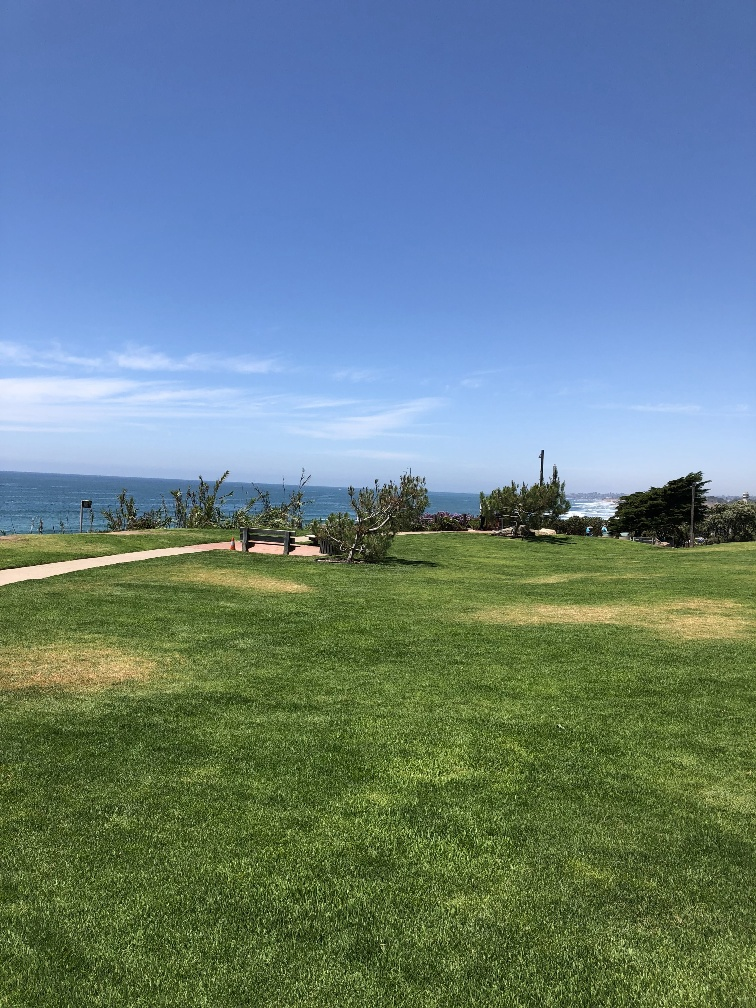
#> input picture Geometric/Images/scene/scene1.jpg, 756 x 1008 px, found by its file name; its folder holds only this picture in this run
$ python panoramalab.py
#> lines starting #> are read from the running program, lines starting #| are printed output that depends on the picture


import cv2
import numpy as np
import matplotlib.pyplot as plt
import os
import matplotlib
matplotlib.rcParams['figure.figsize'] = (10.0, 10.0)
matplotlib.rcParams['image.cmap'] = 'gray'

MAX_FEATURES = 500
GOOD_MATCH_PERCENT = 0.15
keypoints=[]
grayimages = []
images = []

keypoint=[]
dirName = "scene"

imagefiles = [r"Geometric/Images/{}/".format(dirName) + f for f in os.listdir (r"Geometric/Images/"+dirName) if f.endswith(".jpg")]
imagefiles.sort()

destination = "{}_result.png".format(dirName)
plt.figure(figsize=[20,15])
i=1
for filename in imagefiles:
    img = cv2.imread(filename)
#> img is the input picture: shape (1008, 756, 3); mean B, G, R 131.1, 128.6, 103.6
    images.append(img)

orb = cv2.ORB_create(MAX_FEATURES)

for img in images:
    Gray = cv2.cvtColor(img, cv2.COLOR_BGR2GRAY)
    keypoints, descriptors = orb.detectAndCompute(Gray, None)
    im1Keypoints = np.array([])
    im1Keypoints = cv2.drawKeypoints(Gray, keypoints, im1Keypoints, color=(0,0,255),flags=0)

    # plt.imshow(im1Keypoints [:,:,::-1])
    # plt.title("Keypoints obtained from the ORB detector")
    # plt.waitforbuttonpress()


    cv2.imwrite("keypoints.jpg", im1Keypoints)
    keypoint.append(im1Keypoints)
    grayimages.append(Gray)
#> this loop made 1 pass
#> pass 1, `Gray = cv2.cvtColor(img, cv2.COLOR_BGR2GRAY)`:
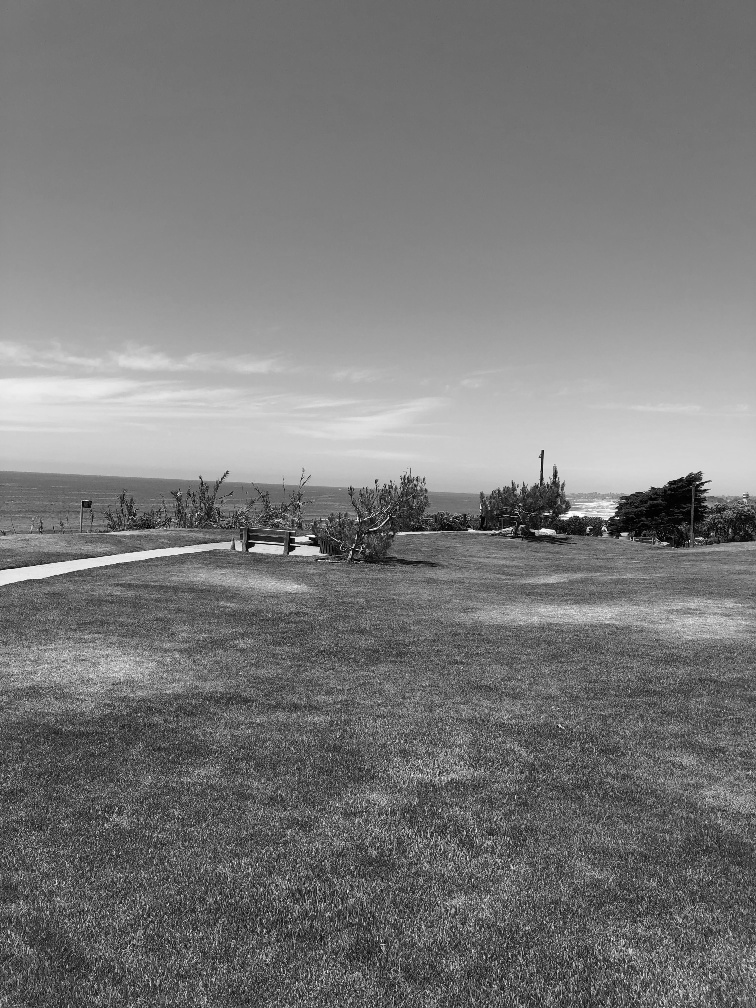
#> Gray: shape (1008, 756); min 0, max 254, mean 121.4
#> after the loop, grayimages = 1 item; keypoint = 1 item

for im in keypoint:
    plt.imshow(im[:,:,::-1])
    plt.title("Keypoints obtained from keypoints detector")
    plt.waitforbuttonpress()
#> this loop made 1 pass
#> pass 1, `plt.waitforbuttonpress()`:
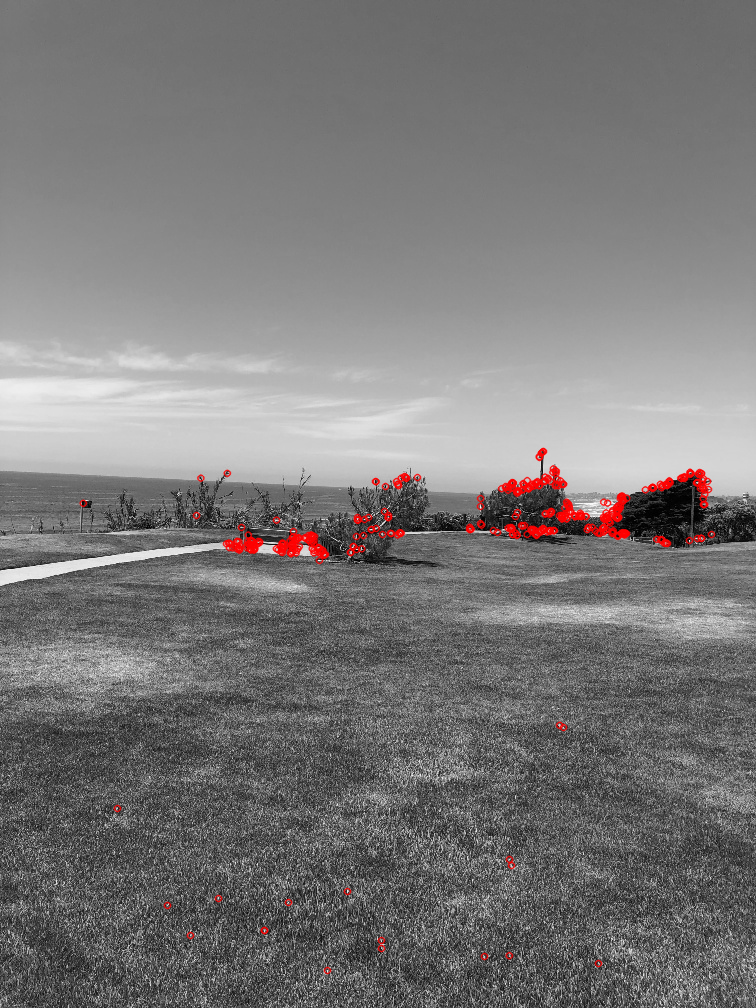
#> shown: shape (1008, 756, 3); mean R, G, B 122.6, 120.6, 120.6

$ run again, on Geometric/Images/scene/scene5.jpg
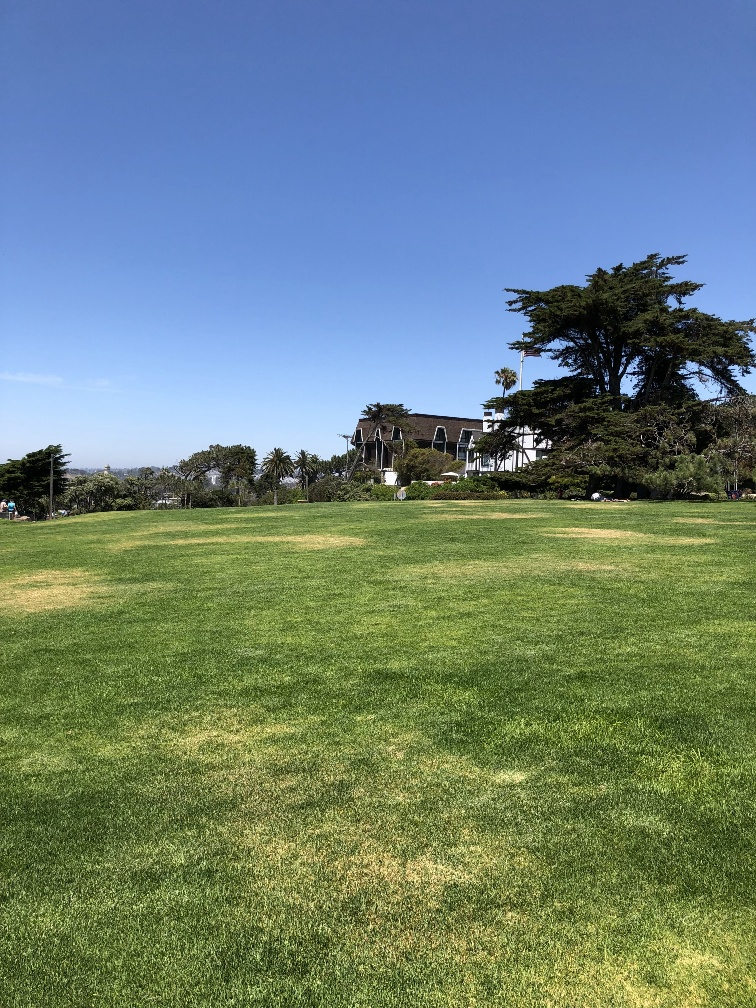
#> input picture Geometric/Images/scene/scene5.jpg, 756 x 1008 px, found by its file name
#> img is the input picture: shape (1008, 756, 3); mean B, G, R 122, 129.9, 108.2
#> the loop `for img in images:` made 1 pass
#> pass 1, `Gray = cv2.cvtColor(img, cv2.COLOR_BGR2GRAY)`:
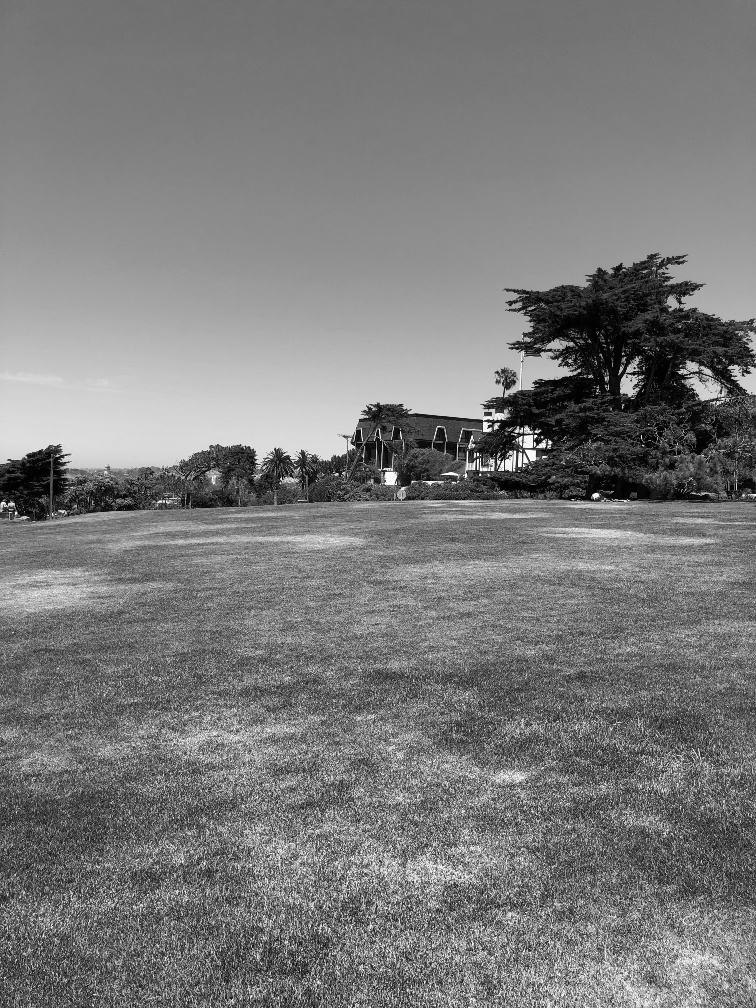
#> Gray: shape (1008, 756); min 0, max 255, mean 122.5
#> after the loop `for img in images:`: grayimages = 1 item
#> the loop `for im in keypoint:` made 1 pass
#> pass 1, `plt.waitforbuttonpress()`:
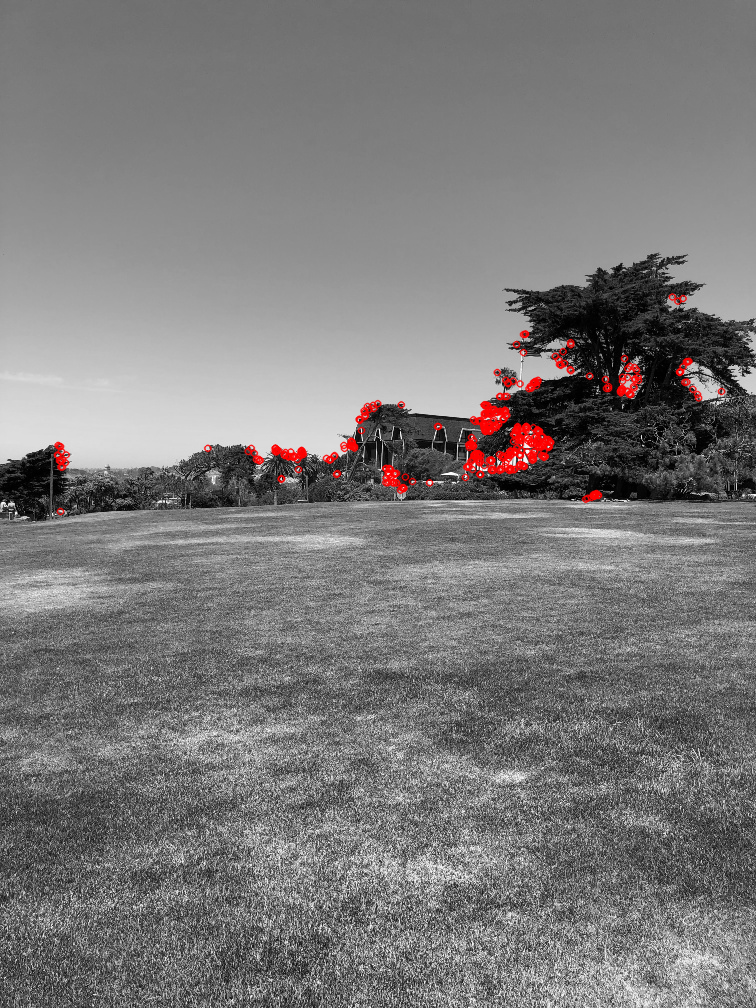
#> shown: shape (1008, 756, 3); mean R, G, B 123.6, 121.6, 121.6

$ run again, on Geometric/Images/scene/scene6.jpg
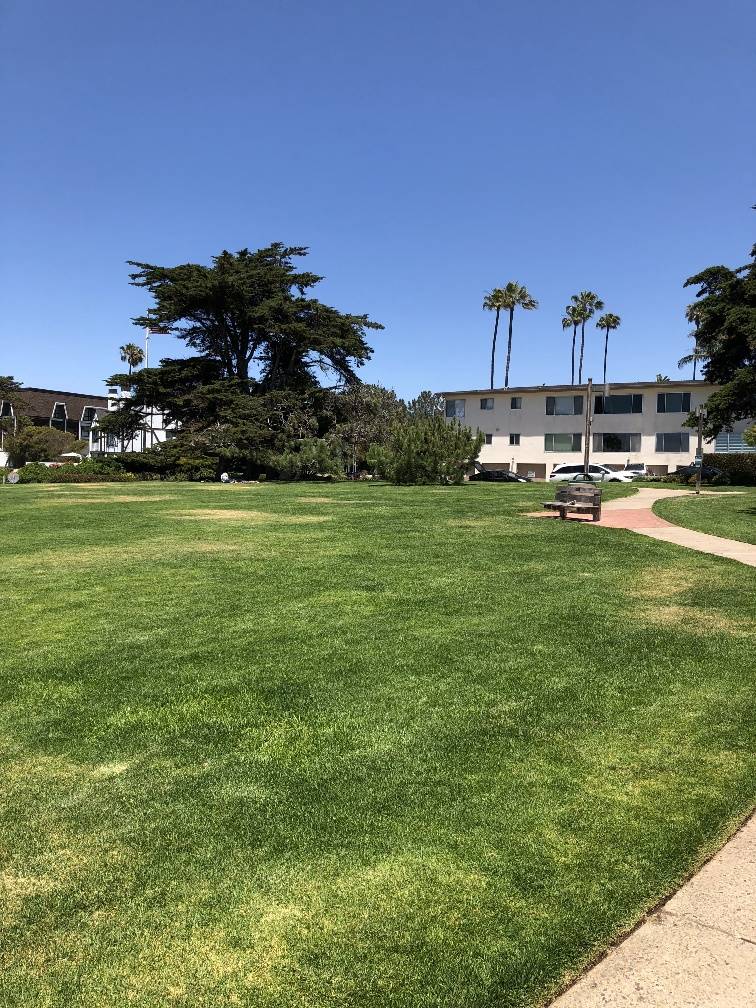
#> input picture Geometric/Images/scene/scene6.jpg, 756 x 1008 px, found by its file name
#> img is the input picture: shape (1008, 756, 3); mean B, G, R 115.9, 127.2, 108.1
#> the loop `for img in images:` made 1 pass
#> pass 1, `Gray = cv2.cvtColor(img, cv2.COLOR_BGR2GRAY)`:
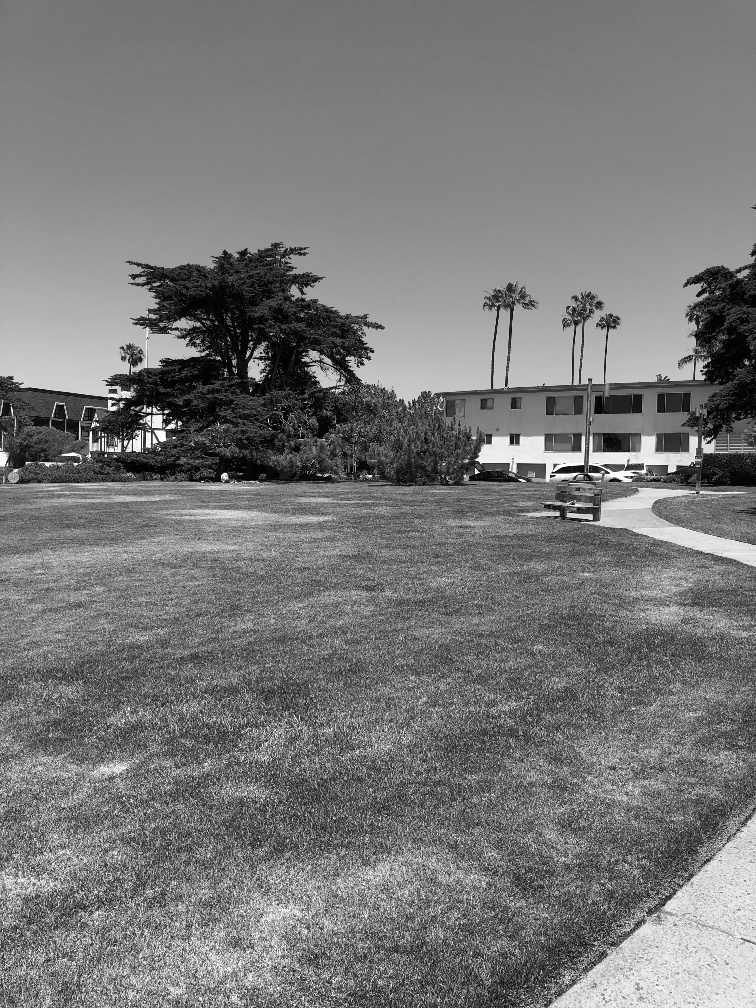
#> Gray: shape (1008, 756); min 0, max 255, mean 120.2
#> after the loop `for img in images:`: grayimages = 1 item
#> the loop `for im in keypoint:` made 1 pass
#> pass 1, `plt.waitforbuttonpress()`:
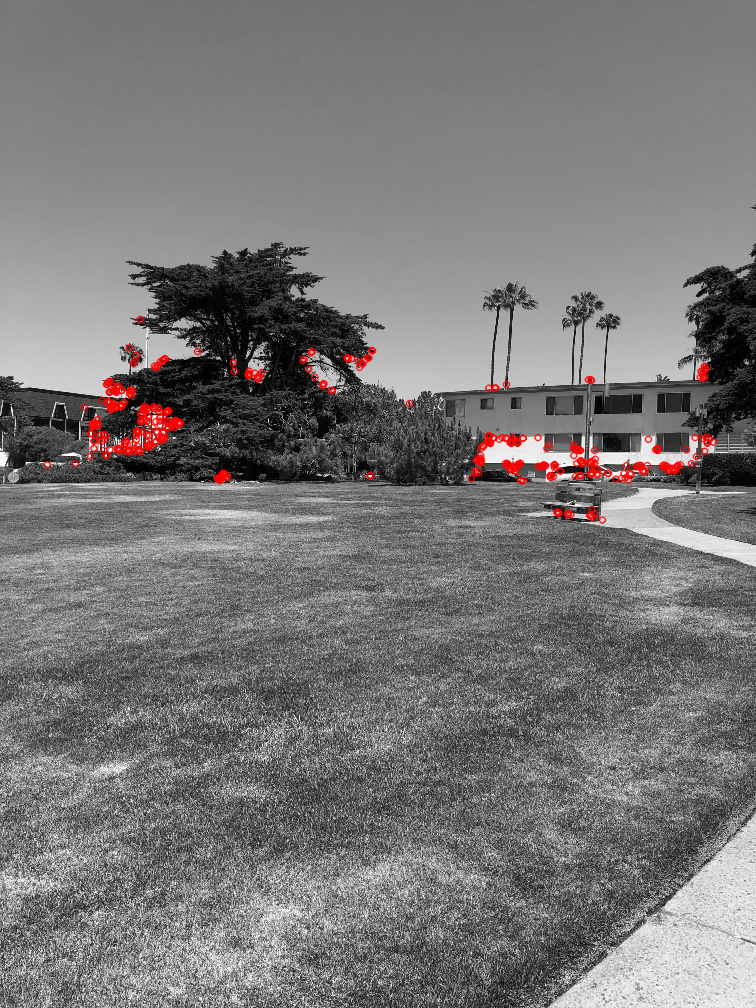
#> shown: shape (1008, 756, 3); mean R, G, B 121.2, 119.1, 119.1

$ run again, on Geometric/Images/scene/scene7.jpg
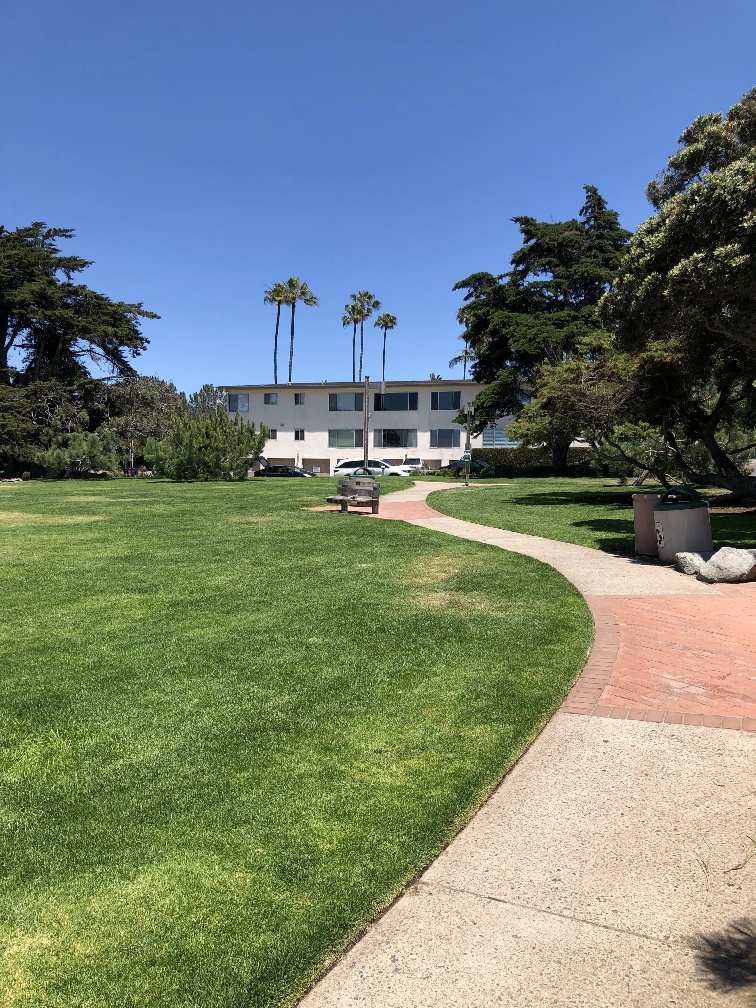
#> input picture Geometric/Images/scene/scene7.jpg, 756 x 1008 px, found by its file name
#> img is the input picture: shape (1008, 756, 3); mean B, G, R 122.7, 129, 115
#> the loop `for img in images:` made 1 pass
#> pass 1, `Gray = cv2.cvtColor(img, cv2.COLOR_BGR2GRAY)`:
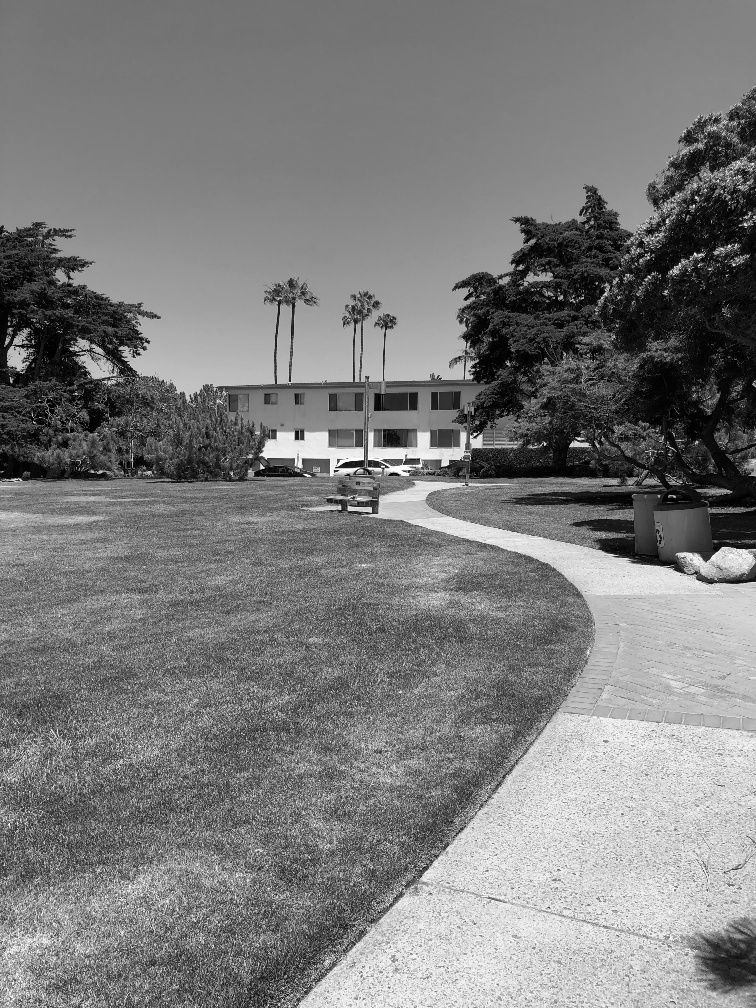
#> Gray: shape (1008, 756); min 0, max 255, mean 124.1
#> after the loop `for img in images:`: grayimages = 1 item
#> the loop `for im in keypoint:` made 1 pass
#> pass 1, `plt.waitforbuttonpress()`:
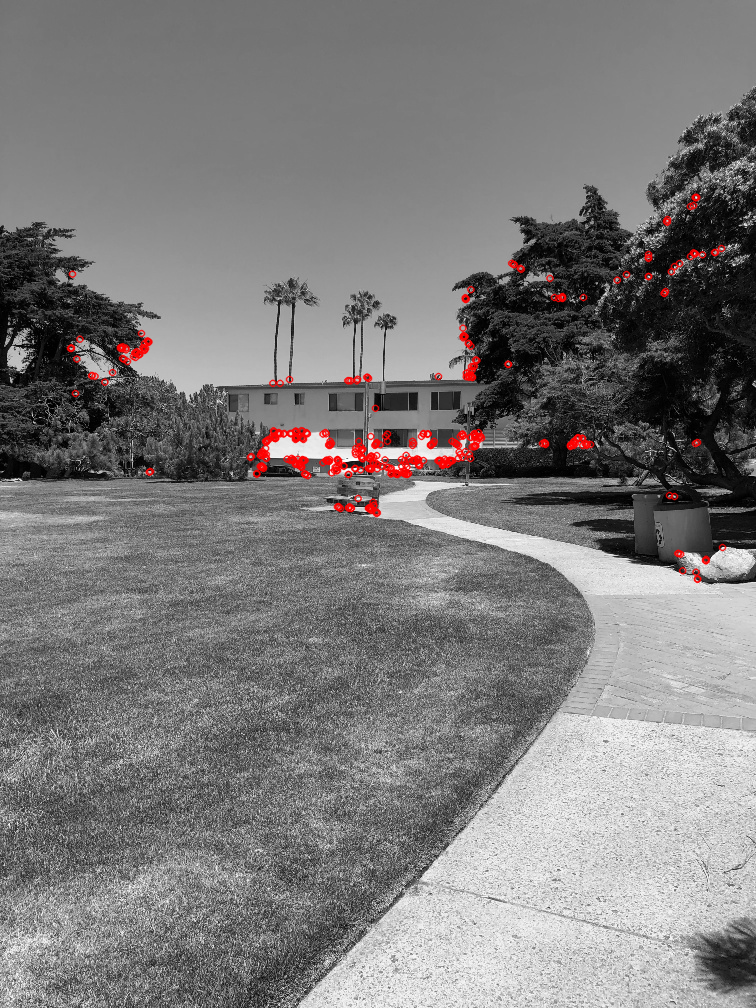
#> shown: shape (1008, 756, 3); mean R, G, B 125.2, 123.1, 123.1
